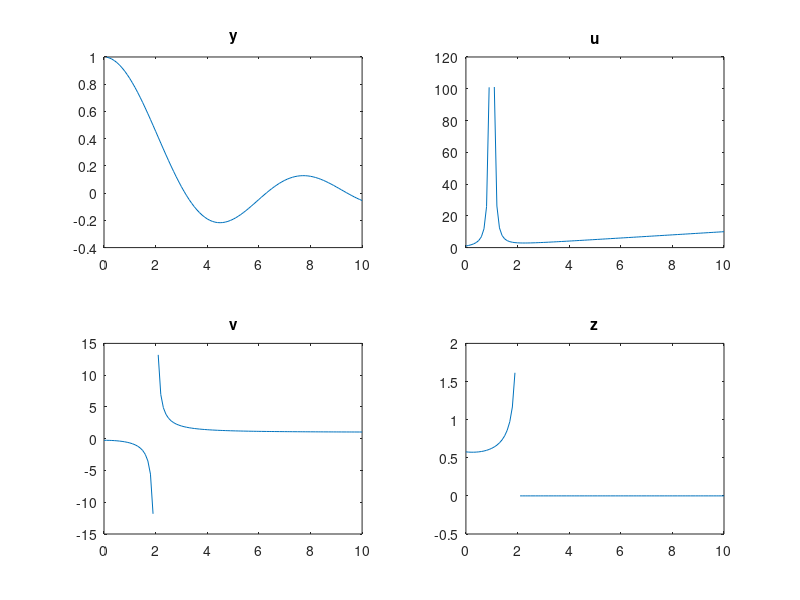

Source code (MATLAB):
x = [0:0.1:10];
y = sin(x)./(x); 
u= (1./((x-1).^2))+x;
v = ((x.^2)+1)./((x.^2)-4);
z = (((10-x).^(1/3))-1)./((4-(x.^2)).^(1/2));

subplot(2,2,1), plot(x,y);title('y')
%ylabel('y')
%xlabel('x')
subplot(2,2,2), plot(x,u);title('u')
%ylabel('u')
%xlabel('x')
subplot(2,2,3), plot(x,v);title('v')
%ylabel('v')
%xlabel('x')
subplot(2,2,4), plot(x,z);title('z')
%ylabel('z')
%xlabel('x')
